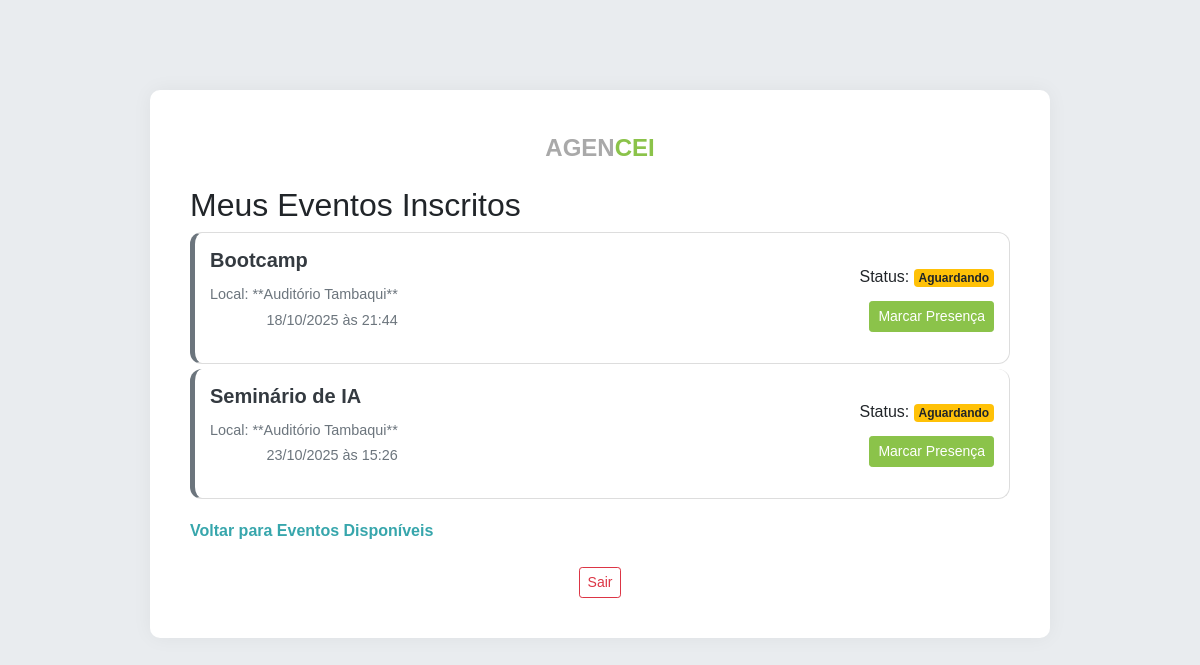
The app's page /aluno/meus_eventos (signed in) with its own data.
### app.py (models this page shows)
class Evento(db.Model):
    id = db.Column(db.Integer, primary_key=True)
    nome_evento = db.Column(db.String(150), nullable=False)
    data_hora = db.Column(db.DateTime, nullable=False)
    duracao_horas = db.Column(db.Float, nullable=False)
    num_pessoas = db.Column(db.Integer, nullable=False, default=0)
    qr_code_link = db.Column(db.String(250), nullable=True)  # Valor interno para QR Code e validação
    sala_id = db.Column(db.Integer, db.ForeignKey('sala.id'), nullable=False)
    organizador_id = db.Column(db.Integer, db.ForeignKey('usuario.id'), nullable=False)
    inscricoes = db.relationship('Inscricao', backref='evento', lazy=True, cascade="all, delete-orphan")

class Sala(db.Model):
    id = db.Column(db.Integer, primary_key=True)
    nome = db.Column(db.String(100), nullable=False)
    capacidade = db.Column(db.Integer, nullable=False)
    eventos = db.relationship('Evento', backref='sala', lazy=True)

class Inscricao(db.Model):
    id = db.Column(db.Integer, primary_key=True)
    status_presenca = db.Column(db.String(20), default='Aguardando')
    aluno_id = db.Column(db.Integer, db.ForeignKey('usuario.id'), nullable=False)
    evento_id = db.Column(db.Integer, db.ForeignKey('evento.id'), nullable=False)
    __table_args__ = (db.UniqueConstraint('aluno_id', 'evento_id', name='_aluno_evento_uc'),)

### app.py (the view)
@app.route('/aluno/meus_eventos')
def meus_eventos():
    if session.get('user_tipo') != 'aluno':
        return redirect(url_for('login'))
    inscricoes = Inscricao.query.filter_by(aluno_id=session['user_id']).all()
    eventos_data = []
    inscricoes_validas = []
    for inscr in inscricoes:
        evento = Evento.query.get(inscr.evento_id)
        if evento:
            inscricoes_validas.append((inscr, evento))
    inscricoes_validas.sort(key=lambda pair: pair[1].data_hora)  # ordena por evento.data_hora
    for inscr, evento in inscricoes_validas:
        sala = Sala.query.get(evento.sala_id)
        eventos_data.append({
            'id': evento.id,
            'nome': evento.nome_evento,
            'local': sala.nome if sala else '—',
            'data_hora': evento.data_hora.strftime('%d/%m/%Y às %H:%M'),
            'status_presenca': inscr.status_presenca
        })
    return render_template('aluno_meus_eventos.html', eventos=eventos_data)

### templates/aluno_meus_eventos.html (shortened to what this page needs)
{% extends "base.html" %}
{% block content %}
<h2 class="text-left">Meus Eventos Inscritos</h2>
{% for evento in eventos %}
{% set status_class = 'presente' if evento.status_presenca == 'Presente' else 'aguardando' %}
{% set status_badge = 'success' if evento.status_presenca == 'Presente' else 'warning' %}
<div class="card-evento d-flex justify-content-between align-items-center list-group-item {{ status_class }}">
    <div>
        <h5 class="card-title">{{ evento.nome }}</h5>
        <p class="details mb-1">Local: **{{ evento.local }}**</p>
        <p class="details text-muted">{{ evento.data_hora }}</p>
    </div>
    <div class="text-right">
        <p class="mb-1">Status: <span class="badge badge-{{ status_badge }}">{{ evento.status_presenca }}</span></p>
        {% if evento.status_presenca == 'Aguardando' %}
            <a href="{{ url_for('escanear_qr_code') }}" class="btn btn-success btn-sm mt-2">Marcar Presença</a>
        {% else %}
            <button class="btn btn-secondary btn-sm mt-2" disabled>Presença Confirmada</button>
        {% endif %}
    </div>
</div>
{% endfor %}
<a href="{{ url_for('aluno_eventos_disponiveis') }}" class="secondary-link">Voltar para Eventos Disponíveis</a>
{% endblock %}

### static/style.css (style rules this page uses)
:root { --color-primary: #37a6ac; --color-secondary: #8bc34a; --color-dark: #343a40; --color-light: #f8f9fa; --color-text-grey: #6c757d; }
body { background-color: var(--color-light); font-family: 'Arial', sans-serif; padding: 0; margin: 0; }
@media (min-width: 768px) { body { background-color: #e9ecef; padding: 40px; } }
@media (min-width: 768px) { .card-sala, .card-evento { display: grid; grid-template-columns: 2fr 1fr 1fr; align-items: center; padding: 20px; } }
@media (min-width: 768px) { .card-sala .capacidade, .card-evento .details { text-align: right; } }
.card-sala, .card-evento { border: 1px solid #ddd; border-radius: 12px; padding: 15px; margin-bottom: 15px; transition: all 0.2s ease-in-out; }
.card-sala .card-title, .card-evento .card-title { font-size: 1.25rem; font-weight: 600; color: var(--color-dark); }
.card-sala .capacidade, .card-evento .details { color: var(--color-text-grey); font-size: 0.9rem; }
.btn-success { background-color: var(--color-secondary); border-color: var(--color-secondary); }
.secondary-link { color: var(--color-primary); font-weight: 600; display: block; margin-top: 20px; text-align: left; }
.list-group-item { border-left: 5px solid; margin-bottom: 5px; }
.list-group-item.aguardando { border-left-color: var(--color-text-grey); }

### records on screen
Evento: nome "Bootcamp"
Sala: local "Auditório Tambaqui" "Auditório Tambaqui"
Inscricao: status_presenca "Aguardando"
Evento: nome "Seminário de IA"
Inscricao: status_presenca "Aguardando"

### other values on screen
{{ evento.data_hora }} "18/10/2025 às 21:44" "23/10/2025 às 15:26"
